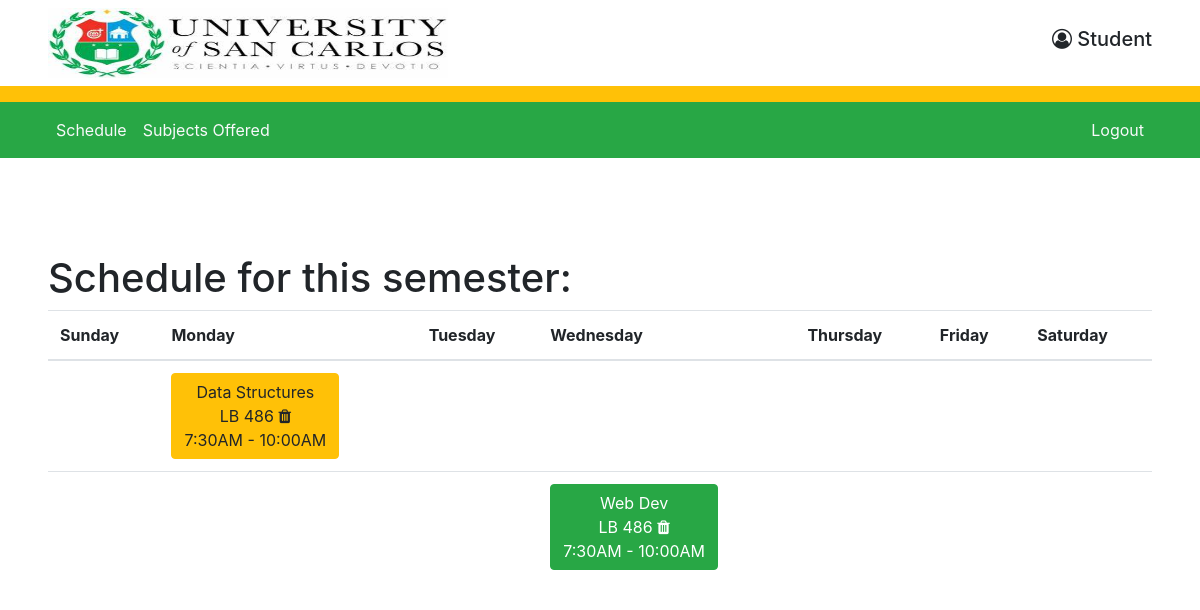
Page /student.php (signed in) on the committed database.
### tables this page shows
CREATE TABLE `teachersched` (
  `id` int(255) NOT NULL,
  `instructor` int(255) NOT NULL,
  `subjid` int(255) NOT NULL,
  `day` int(255) NOT NULL,
  `location` varchar(255) NOT NULL,
  `tstart` int(255) NOT NULL,
  `tend` int(255) NOT NULL,
  `population` int(255) NOT NULL
);

CREATE TABLE `subjects` (
  `id` int(255) NOT NULL,
  `name` varchar(255) NOT NULL,
  `maxpopulation` int(255) NOT NULL
);

### student.php (the view, shortened to what this page needs)
<!DOCTYPE html>
<html lang="en">
<head>
    <link rel="stylesheet" href="./styles/bootstrap.min.css">
    <link rel="stylesheet" href="https://stackpath.bootstrapcdn.com/bootstrap/4.4.1/css/bootstrap.min.css">
    <link rel="stylesheet" href="https://cdnjs.cloudflare.com/ajax/libs/font-awesome/4.7.0/css/font-awesome.min.css">
</head>
<nav class="navbar navbar-expand-lg navbar-light px-5">
    <ul class="nav navbar-nav mr-auto">
        <li class="nav-item">
            <img src="th.jpg" alt="HTML5 Icon" width="400" height="70">
        </li>
    </ul>
    <ul class="nav navbar-nav navbar-right">
        <li class="nav-item">
            <h5><i class="fa fa-user-circle-o" aria-hidden="true"></i> Student</h5>
        </li>
    </ul>
</nav>
<nav class="navbar navbar-expand-lg navbar-warning bg-warning px-5"></nav>
<nav class="navbar navbar-expand-lg navbar-success bg-success px-5">
    <div class="collapse navbar-collapse" id="navContent">
        <ul class="navbar-nav mr-auto">
            <li class="nav-item ">
                <a href="student.php" class="nav-link  text-light">Schedule</a>
            </li>
            <li class="nav-item ">
                <a href="offeredsubject.php" class="nav-link  text-light">Subjects Offered</a>
            </li>
        </ul>
        <ul class="nav navbar-nav navbar-right">
            <li class="nav-item">
                <a href="?logout=true" class="nav-link text-light">Logout</a>
            </li>
        </ul>
    </div>
</nav>
<body>
    <div class="container-fluid w-150 position-relative mx-auto p-5 my-5">
        <h1>Schedule for this semester:</h1>
        <?php
        $conn = new mysqli("localhost", "root", "", "crud");
        $email = $_SESSION['loggedIn'];
        $sql = "SELECT * FROM users WHERE email='$email'";
        $result = $conn->query($sql);
        if ($result->num_rows > 0) {
            $row = $result->fetch_assoc();
            $studid = $row['id'];
        }
        $sql = "SELECT * FROM studentsched WHERE studid = $studid";
        $result = $conn->query($sql);
        if ($result->num_rows >= 0) {
            echo '
        <table class="table">
            <thead>
            <tr>
            <th scope="col">Sunday</th>
            <th scope="col">Monday</th>
            <th scope="col">Tuesday</th>
            <th scope="col">Wednesday</th>
            <th scope="col">Thursday</th>
            <th scope="col">Friday</th>
            <th scope="col">Saturday</th>
            </tr>
        </thead>
        <tbody>
        ';
            while ($row = $result->fetch_assoc()) {
                $schedid = $row['schedid'];
                $sql2 = "SELECT * FROM teachersched WHERE id = $schedid ORDER BY tstart";
                $result2 = $conn->query($sql2);
                if ($result2->num_rows > 0) {
                    while ($row2 = $result2->fetch_assoc()) {
                        $subjid = $row2['subjid'];
                        $hstart = $row2['tstart'] / 100;
                        $mstart = $row2['tstart'] % 100;
                        $hend = $row2['tend'] / 100;
                        $mend = $row2['tend'] % 100;
                        $day = $row2['day'];
                        if($mstart === 00){
                            $dstart = "0AM";
                        }else{
                            $dstart = "AM";
                        }
                        if($mend === 00){
                            $dend = "0AM";
                        }else{
                            $dend = "AM";
                        }
                        $sql3 = "SELECT * FROM subjects WHERE id = $subjid";
                        $result3 = $conn->query($sql3);
                        if ($result3->num_rows > 0) {
                            $row3 = $result3->fetch_assoc();
                            $name = $row3['name'];
                        }
                        echo '
                            <tr>';
                        switch ($day) {
                            case '2':
                                echo '
                                    <td> </td>
                                    <td><a class="btn btn-warning" href="student.php?DeleteID=' . $row['id'] . '">' . $name . '<br> ' . $row2['location'] . ' <i class="fa fa-trash" aria-hidden="true"></i><br>' . (int) $hstart . ':' . $mstart . '' . $dstart . ' - ' . (int) $hend . ':' . $mend . '' . $dend . '<br></a></td>
                                    <td> </td>
                                    <td> </td>
                                    <td> </td>
                                    <td> </td>
                                    <td> </td>
                                    ';
                                break;
                            case '4':
                                echo '
                                    <td> </td>
                                    <td> </td>
                                    <td> </td>
                                    <td><a class="btn btn-success" href="student.php?DeleteID=' . $row['id'] . '">' . $name . ' <br> ' . $row2['location'] . ' <i class="fa fa-trash" aria-hidden="true"></i><br>' . (int) $hstart . ':' . $mstart . '' . $dstart . ' - ' . (int) $hend . ':' . $mend . '' . $dend . '<br></a></td>
                                    <td> </td>
                                    <td> </td>
                                    <td> </td>
                                    ';
                                break;
                        }
                        echo '
                    </tr>
                    ';
                    }
                }
            }
            echo '
        </tbody>
        </table>
        <br>
        ';
        }
        ?>
    </div>
</body>
</html>

### rows in the picture
teachersched: subjid.name "Data Structures", location "LB 486", tstart "7", tstart "30", tstart "AM", tend "10", tend "0", tend "0AM"
teachersched: subjid.name "Web Dev", location "LB 486", tstart "7", tstart "30", tstart "AM", tend "10", tend "0", tend "0AM"
